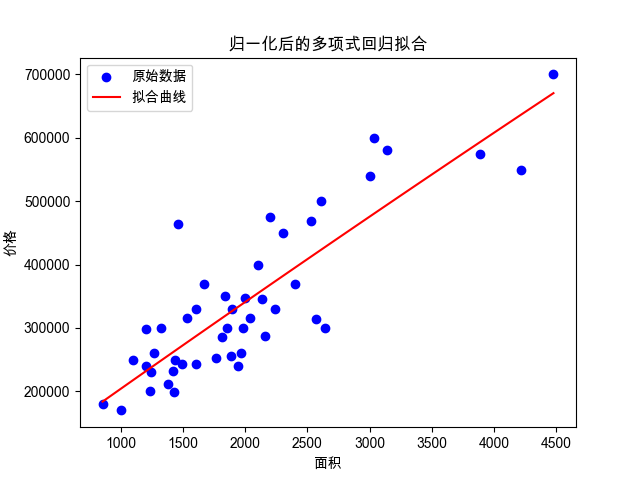

Write Python code to recreate this figure.
import numpy as np
import matplotlib.pyplot as plt
import pandas as pd
from sklearn.preprocessing import PolynomialFeatures, StandardScaler
from sklearn.linear_model import LinearRegression
from sklearn.pipeline import make_pipeline

def configure_matplotlib():
    plt.rcParams.update({
        "mathtext.fontset": 'stix',
        "font.family": 'Arial Unicode MS',
        'axes.unicode_minus': False
    })

configure_matplotlib()

filepath = '/Users/liangzhengtao/Downloads/regress_data2.csv'

data = pd.read_csv(filepath)
X = data[['面积']].values
y = data['价格'].values

# 创建多项式回归模型的管道
degree = 2
pipeline = make_pipeline(PolynomialFeatures(degree=degree), StandardScaler(), LinearRegression())

# 拟合模型
pipeline.fit(X, y)

# 生成用于绘制的数据点
X_plot = np.linspace(X.min(), X.max(), 100).reshape(-1, 1)
y_plot = pipeline.predict(X_plot)

# 绘制原始数据点
plt.scatter(X, y, color='blue', label='原始数据')

# 绘制拟合曲线
plt.plot(X_plot, y_plot, color='red', label='拟合曲线')

plt.xlabel('面积')
plt.ylabel('价格')
plt.title('归一化后的多项式回归拟合')
plt.legend()
plt.show()
